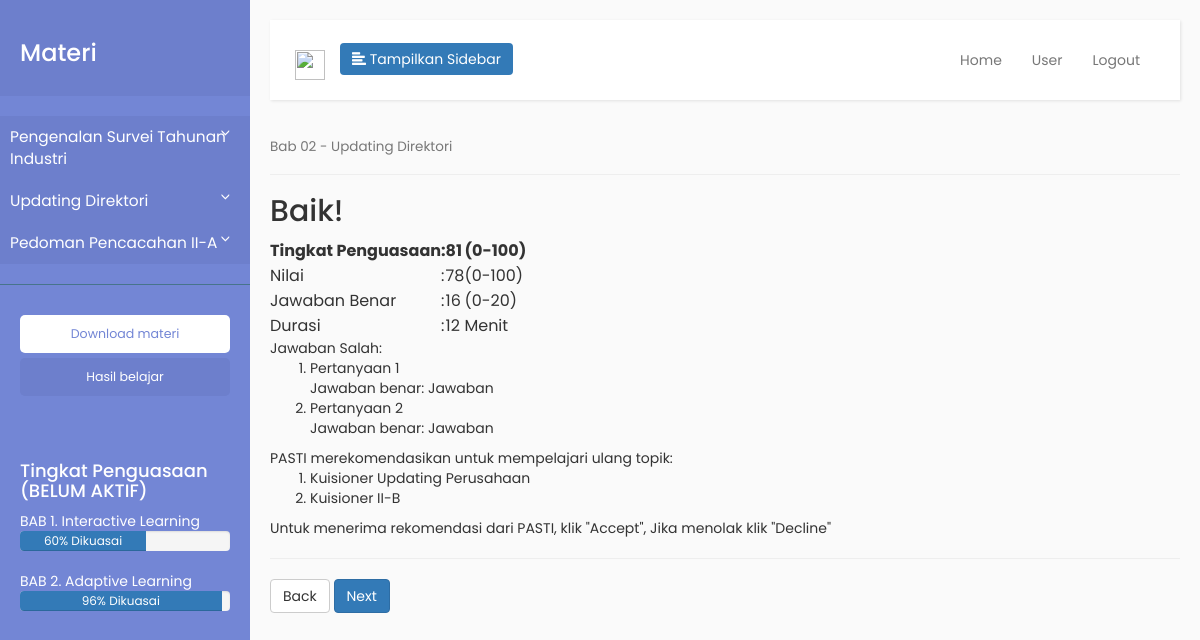
Page /hasil_tes.php (signed in) on the committed database.
### tables this page shows
CREATE TABLE `materi` (
  `id_konsep` varchar(2) NOT NULL,
  `judul_konsep` varchar(256) NOT NULL,
  `id_topik` varchar(4) NOT NULL,
  `judul_topik` varchar(256) NOT NULL,
  `locked_status` tinyint(1) NOT NULL,
  `id` int(11) NOT NULL,
  `video_url` varchar(256) NOT NULL
);

### hasil_tes.php (the view, shortened to what this page needs)
<?php
    require('blog_connect.php');
    $konsep_aktif = $_SESSION['konsep_aktif'];
    $topik_aktif = $_SESSION['topik_aktif'];
    $query = "SELECT id_konsep, judul_konsep, id_topik, judul_topik, locked_status, video_url FROM materi WHERE id_konsep = '$konsep_aktif' AND id_topik = " . $konsep_aktif . $topik_aktif;
    $result = $con->query($query);
    $row = $result->fetch(PDO::FETCH_NUM);
    $konsep_aktif_judul = $row[1];
?>
<html !DOCTYPE>
    <?php require('head.php'); ?>
    <body>
    <div class="wrapper">
        <?php
            include('sidebar.php');
        ?>
        <div id="content" class="container">
            <?php
                include('navbar.php');
            ?>
            <h4>
                <small><?php echo "Bab " . $konsep_aktif . " - " . $konsep_aktif_judul; ?></small>
            </h4>
            <hr />
            <h2>Baik!</h2>
            <table>
                <tr>
                    <th>Tingkat Penguasaan</th>
                    <th>:</th>
                    <th>81</th>
                    <th>(0-100)</th>
                </tr>
                <tr>
                    <td>Nilai</td>
                    <td>:</td>
                    <td>78</td>
                    <td>(0-100)</td>
                </tr>
                <tr>
                    <td>Jawaban Benar</td>
                    <td>:</td>
                    <td>16</td>
                    <td>(0-20)</td>
                </tr>
                <tr>
                    <td>Durasi</td>
                    <td>:</td>
                    <td>12</td>
                    <td>Menit</td>
                </tr>
            </table>
            Jawaban Salah:
            <ol>
                <li>Pertanyaan 1
                    <div>Jawaban benar: Jawaban</div>
                </li><li>Pertanyaan 2
                    <div>Jawaban benar: Jawaban</div>
                </li>
            </ol>
            PASTI merekomendasikan untuk mempelajari ulang topik:
            <ol>
                <li>Kuisioner Updating Perusahaan
                </li><li>Kuisioner II-B
                </li>
            </ol>
            Untuk menerima rekomendasi dari PASTI, klik "Accept", Jika menolak klik "Decline"
            <hr />
            <a href="change_page.php?goto=back"><button type="submit" class="btn btn-default">Back</button></a>
            <a href="change_page.php?goto=next"><button type="submit" class="btn btn-primary">Next</button></a>
        </div>
    </div>
    </body>
</html>

### sidebar.php (shortened to what this page needs)
<nav id="sidebar">
    <div class="sidebar-header">
        <h3>Materi</h3>
    </div>
    <ul class="list-unstyled components">
        <?php
            $query = "SELECT id_konsep, judul_konsep, id_topik, judul_topik, locked_status FROM materi";
            $result = $con->query($query);
            $row = $result->fetch(PDO::FETCH_NUM);
            $crnt_judul = $row[1];
            echo('
                <li class="active">
                            <a href="#konsep-'.$row[0].'" data-toggle="collapse" aria-expanded="false">'.$crnt_judul.'</a>
                            <ul class="collapse list-unstyled" id="konsep-'.$row[0].'">
                            <li id="topik-'.$row[2].'"><a href="change_page.php?goto='.$row[2].'" class="'.($row[4] ? 'locked' : 'unlocked').'">'.$row[3].'</a></li>
            ');
            while($row = $result->fetch(PDO::FETCH_NUM)) {
                if ($row[1] != $crnt_judul)
                {
                    $crnt_judul = $row[1];
                    echo (
                            '</ul>
                        </li>
                        <li class="active">
                            <a href="#konsep-'.$row[0].'" data-toggle="collapse" aria-expanded="false">'.$crnt_judul.'</a>
                            <ul class="collapse list-unstyled" id="konsep-'.$row[0].'">'
                    );
                }
            }
            echo('</ul>
                        </li></ul>');
        ?>
    <ul class="list-unstyled CTAs">
        <li>
            <a href="https://bootstrapious.com/tutorial/files/sidebar.zip" class="download">Download materi</a>
        </li>
        <li>
            <a href="https://bootstrapious.com/p/bootstrap-sidebar" class="article">Hasil belajar</a>
        </li>
    </ul>
    <div id="tingkat_penguasaan">
        <h4>Tingkat Penguasaan (BELUM AKTIF)</h4>
        BAB 1. Interactive Learning
        <div class="progress">
            <div class="progress-bar" role="progressbar" aria-valuenow="60"
            aria-valuemin="0" aria-valuemax="100" style="width:60%"}>
            60% Dikuasai
            </div>
        </div>
        BAB 2. Adaptive Learning
        <div class="progress">
            <div class="progress-bar" role="progressbar" aria-valuenow="96"
            aria-valuemin="0" aria-valuemax="100" style="width:96%">
            96% Dikuasai
            </div>
        </div>
    </div>
</nav>

### css/sidebar.css (style rules this page uses)
body { font-family: 'Poppins', sans-serif; background: #fafafa; }
a, a:hover, a:focus { color: inherit; text-decoration: none; transition: all 0.3s; }
.wrapper { display: flex; align-items: stretch; }
#sidebar { min-width: 250px; max-width: 250px; background: #7386D5; color: #fff; transition: all 0.3s; }
#sidebar .sidebar-header { padding: 20px; background: #6d7fcc; }
#sidebar ul.components { padding: 20px 0; border-bottom: 1px solid #47748b; }
#sidebar ul li a { padding: 10px; font-size: 1.1em; display: block; }
#sidebar ul li.active>a, a[aria-expanded="true"] { color: #fff; background: #6d7fcc; }
a[data-toggle="collapse"] { position: relative; }
a[aria-expanded="false"]::before, a[aria-expanded="true"]::before { content: '\e259'; display: block; position: absolute; right: 20px; font-family: 'Glyphicons Halflings'; font-size: 0.6em; }
ul.CTAs { padding: 20px; }
ul.CTAs a { text-align: center; font-size: 0.9em !important; display: block; border-radius: 5px; margin-bottom: 5px; }
a.download { background: #fff; color: #7386D5; }
a.article, a.article:hover { background: #6d7fcc !important; color: #fff !important; }
#content { padding: 20px; min-height: 100vh; transition: all 0.3s; }
#tingkat_penguasaan { padding: 20px; }

### rows in the picture
materi: judul_konsep "Pengenalan Survei Tahunan Industri"
materi: judul_konsep "Updating Direktori"
materi: judul_konsep "Pedoman Pencacahan II-A"
materi: judul_konsep "Updating Direktori"

### other values in the picture
$konsep_aktif "02"
